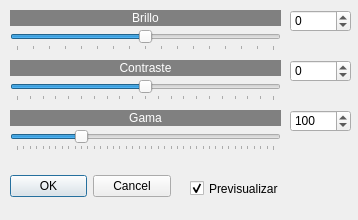
<?xml version="1.0" encoding="UTF-8"?>
<ui version="4.0">
 <class>brillocontraste</class>
 <widget class="QDialog" name="brillocontraste">
  <property name="windowModality">
   <enum>Qt::NonModal</enum>
  </property>
  <property name="geometry">
   <rect>
    <x>0</x>
    <y>0</y>
    <width>358</width>
    <height>220</height>
   </rect>
  </property>
  <property name="sizePolicy">
   <sizepolicy hsizetype="Fixed" vsizetype="Fixed">
    <horstretch>0</horstretch>
    <verstretch>0</verstretch>
   </sizepolicy>
  </property>
  <property name="minimumSize">
   <size>
    <width>358</width>
    <height>220</height>
   </size>
  </property>
  <property name="maximumSize">
   <size>
    <width>358</width>
    <height>220</height>
   </size>
  </property>
  <property name="windowTitle">
   <string>Brillo/contraste/gama...</string>
  </property>
  <property name="windowIcon">
   <iconset resource="recursos.qrc">
    <normaloff>:/imagenes/icono.png</normaloff>:/imagenes/icono.png</iconset>
  </property>
  <widget class="QDialogButtonBox" name="buttonBox">
   <property name="geometry">
    <rect>
     <x>10</x>
     <y>170</y>
     <width>161</width>
     <height>32</height>
    </rect>
   </property>
   <property name="orientation">
    <enum>Qt::Horizontal</enum>
   </property>
   <property name="standardButtons">
    <set>QDialogButtonBox::Cancel|QDialogButtonBox::Ok</set>
   </property>
  </widget>
  <widget class="QSlider" name="horizontalSlider">
   <property name="geometry">
    <rect>
     <x>10</x>
     <y>30</y>
     <width>271</width>
     <height>21</height>
    </rect>
   </property>
   <property name="minimum">
    <number>-256</number>
   </property>
   <property name="maximum">
    <number>256</number>
   </property>
   <property name="pageStep">
    <number>16</number>
   </property>
   <property name="orientation">
    <enum>Qt::Horizontal</enum>
   </property>
   <property name="tickPosition">
    <enum>QSlider::TicksBelow</enum>
   </property>
   <property name="tickInterval">
    <number>32</number>
   </property>
  </widget>
  <widget class="QLabel" name="label">
   <property name="geometry">
    <rect>
     <x>10</x>
     <y>10</y>
     <width>271</width>
     <height>16</height>
    </rect>
   </property>
   <property name="styleSheet">
    <string notr="true">background-color: rgb(128, 128, 128);
color: rgb(255, 255, 255);</string>
   </property>
   <property name="text">
    <string>Brillo</string>
   </property>
   <property name="alignment">
    <set>Qt::AlignCenter</set>
   </property>
  </widget>
  <widget class="QSpinBox" name="spinBox">
   <property name="geometry">
    <rect>
     <x>290</x>
     <y>10</y>
     <width>61</width>
     <height>22</height>
    </rect>
   </property>
   <property name="minimum">
    <number>-256</number>
   </property>
   <property name="maximum">
    <number>256</number>
   </property>
  </widget>
  <widget class="QSpinBox" name="spinBox_2">
   <property name="geometry">
    <rect>
     <x>290</x>
     <y>60</y>
     <width>61</width>
     <height>22</height>
    </rect>
   </property>
   <property name="minimum">
    <number>-100</number>
   </property>
   <property name="maximum">
    <number>100</number>
   </property>
  </widget>
  <widget class="QSlider" name="horizontalSlider_2">
   <property name="geometry">
    <rect>
     <x>10</x>
     <y>80</y>
     <width>271</width>
     <height>21</height>
    </rect>
   </property>
   <property name="minimum">
    <number>-100</number>
   </property>
   <property name="maximum">
    <number>100</number>
   </property>
   <property name="orientation">
    <enum>Qt::Horizontal</enum>
   </property>
   <property name="tickPosition">
    <enum>QSlider::TicksBelow</enum>
   </property>
   <property name="tickInterval">
    <number>10</number>
   </property>
  </widget>
  <widget class="QLabel" name="label_2">
   <property name="geometry">
    <rect>
     <x>10</x>
     <y>60</y>
     <width>271</width>
     <height>16</height>
    </rect>
   </property>
   <property name="styleSheet">
    <string notr="true">background-color: rgb(128, 128, 128);
color: rgb(255, 255, 255);</string>
   </property>
   <property name="text">
    <string>Contraste</string>
   </property>
   <property name="alignment">
    <set>Qt::AlignCenter</set>
   </property>
  </widget>
  <widget class="QCheckBox" name="checkBox">
   <property name="geometry">
    <rect>
     <x>190</x>
     <y>180</y>
     <width>101</width>
     <height>17</height>
    </rect>
   </property>
   <property name="text">
    <string>Previsualizar</string>
   </property>
   <property name="checked">
    <bool>true</bool>
   </property>
  </widget>
  <widget class="QSlider" name="horizontalSlider_3">
   <property name="geometry">
    <rect>
     <x>10</x>
     <y>130</y>
     <width>271</width>
     <height>21</height>
    </rect>
   </property>
   <property name="minimum">
    <number>0</number>
   </property>
   <property name="maximum">
    <number>400</number>
   </property>
   <property name="value">
    <number>100</number>
   </property>
   <property name="orientation">
    <enum>Qt::Horizontal</enum>
   </property>
   <property name="tickPosition">
    <enum>QSlider::TicksBelow</enum>
   </property>
   <property name="tickInterval">
    <number>10</number>
   </property>
  </widget>
  <widget class="QSpinBox" name="spinBox_3">
   <property name="geometry">
    <rect>
     <x>290</x>
     <y>110</y>
     <width>61</width>
     <height>22</height>
    </rect>
   </property>
   <property name="minimum">
    <number>0</number>
   </property>
   <property name="maximum">
    <number>400</number>
   </property>
   <property name="value">
    <number>100</number>
   </property>
  </widget>
  <widget class="QLabel" name="label_3">
   <property name="geometry">
    <rect>
     <x>10</x>
     <y>110</y>
     <width>271</width>
     <height>16</height>
    </rect>
   </property>
   <property name="styleSheet">
    <string notr="true">background-color: rgb(128, 128, 128);
color: rgb(255, 255, 255);</string>
   </property>
   <property name="text">
    <string>Gama</string>
   </property>
   <property name="alignment">
    <set>Qt::AlignCenter</set>
   </property>
  </widget>
 </widget>
 <resources>
  <include location="recursos.qrc"/>
 </resources>
 <connections>
  <connection>
   <sender>buttonBox</sender>
   <signal>accepted()</signal>
   <receiver>brillocontraste</receiver>
   <slot>accept()</slot>
   <hints>
    <hint type="sourcelabel">
     <x>248</x>
     <y>254</y>
    </hint>
    <hint type="destinationlabel">
     <x>157</x>
     <y>274</y>
    </hint>
   </hints>
  </connection>
  <connection>
   <sender>buttonBox</sender>
   <signal>rejected()</signal>
   <receiver>brillocontraste</receiver>
   <slot>reject()</slot>
   <hints>
    <hint type="sourcelabel">
     <x>316</x>
     <y>260</y>
    </hint>
    <hint type="destinationlabel">
     <x>286</x>
     <y>274</y>
    </hint>
   </hints>
  </connection>
 </connections>
</ui>
